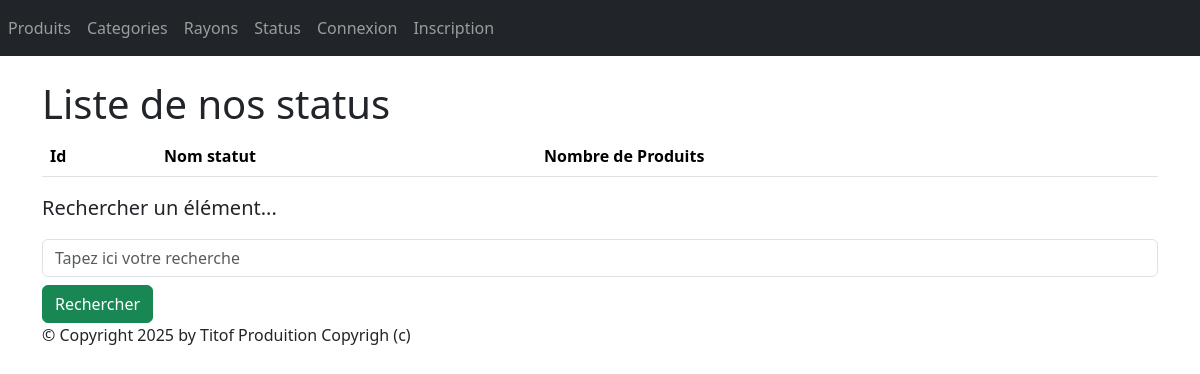
The app's page /monApp/list_status, older data.
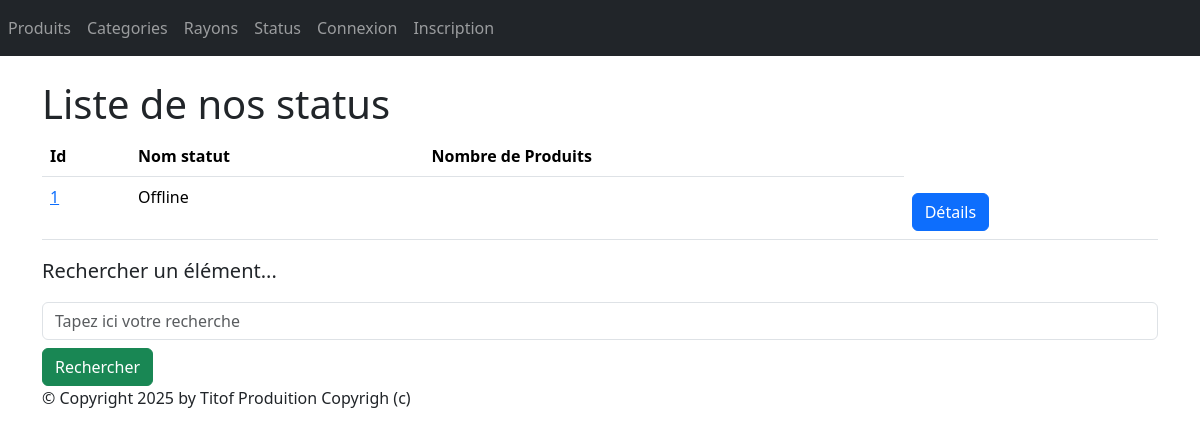
The same page, newer data.
### monApp/models.py (models this page shows, shortened)
class Statut(models.Model):
    idStatus = models.AutoField(primary_key=True)
    libelleStatus = models.CharField(max_length=100)

### monApp/views.py (the view)
def list_status(request):
    status = Statut.objects.all()
    return render(request, "monApp/list_statut.html", {'status': status})

### monApp/templates/monApp/list_statut.html
{%extends "monApp/base.html"%}
{%block contenu%}
<h1>Liste de nos status</h1>
<table class="table">
    <thead>
        <th>Id</th>
        <th>Nom statut</th>
        <th>Nombre de Produits</th>
    </thead>
    <tbody>
        {% for statut in status %}
        <tr>
            <td><a href="{% url 'statut-dtl' statut.idStatus %}">{{ statut.idStatus }}</a></td>
            <td>{{ statut.libelleStatus }} </td>
            <td>{{ statut.nb_produits }} </td>
            <td>
                <a href="{% url 'statut-dtl' statut.idStatus %}" class="btn btn-primary mt-2">Détails</a>
            </td>
        </tr>
        {% endfor %}
    </tbody>
</table>
<p class="lead mb-3 ml-0">Rechercher un élément...</p>
<form method="GET" action="">
    <input class="form-control" type="text" name="search" placeholder="Tapez ici votre recherche"
        value="{{ request.GET.search }}">
    <button type="submit" class="btn btn-success mt-2">Rechercher</button>
</form>
{%endblock%}

Row changes from the older to the newer data that the page shows:
added Statut: idStatus "1", libelleStatus "Offline"
